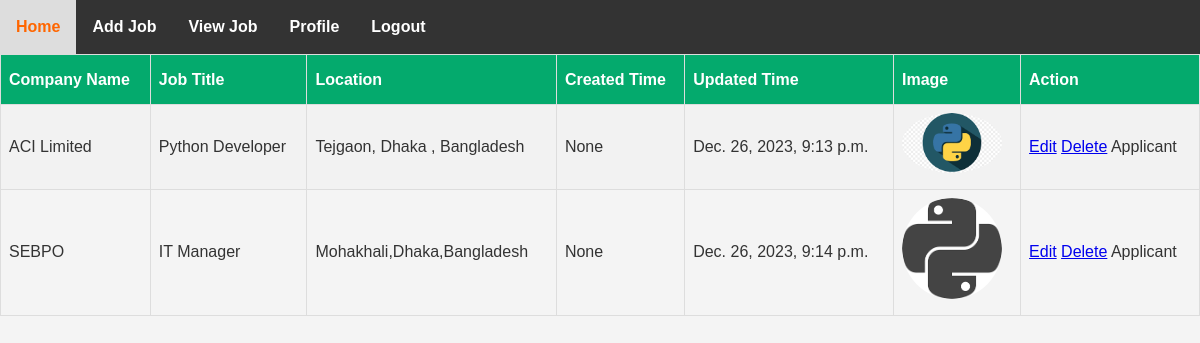
Screenshot of /createdJobByRecruiter/ (signed in) with the database file from the repository.
### myApp/models.py (models this page shows, shortened)
class job_model(models.Model):
    job_title=models.CharField(max_length=100,null=True)
    company_name=models.CharField(max_length=100,null=True)
    location=models.CharField(max_length=100,null=True)
    company_description=models.TextField(null=True)
    job_description=models.TextField(null=True)
    qualifications=models.TextField(null=True)
    deadline=models.CharField(max_length=100,null=True)
    create_at = models.DateTimeField(auto_now_add=True,null=True)
    update_at = models.DateTimeField(auto_now=True,null=True)
    profile_picture=models.ImageField(upload_to='media/profile_pic',null=True)
    job_creator = models.ForeignKey(Custom_User,on_delete=models.CASCADE)

### myProject/views.py (the view)
# urls.py: path('createdJobByRecruiter/',createdJobByRecruiter,name='createdJobByRecruiter'),
def createdJobByRecruiter(request):
    user=request.user
    creator=job_model.objects.filter(job_creator=user)
    context={
        'creator':creator
    }
    return render(request,'createdJob.html',context)

### Template/createdJob.html (shortened to what this page needs)
{% extends "dashboard.html" %}
{% block content %}
<!DOCTYPE html>
<html>
<head>
</head>
<body>
<table id="customers">
  <tr>
    <th>Company Name</th>
    <th>Job Title</th>
    <th>Location</th>
    <th>Created Time</th>
    <th>Updated Time</th>
    <th>Image</th>
    <th>Action</th>
  </tr>
  {% for i in creator %}
  <tr>
    <td>{{i.company_name}}</td>
    <td>{{i.job_title}}</td>
    <td>{{i.location}}</td>
    <td>{{i.create_at}}</td>
    <td>{{i.update_at}}</td>
    <td>{{i.image}}  <img class="profile-picture" src="/{{i.profile_picture}}" alt="My Profile Picture"></td>
    <td>
        <a href='{% url "editPage" i.id %}'>Edit</a>
        <a href='{% url "deletePage" i.id %}'>Delete</a>
        <a>Applicant</a>
    </td>
  </tr>
  {% endfor %}
</table>
</body>
</html>
{% endblock content %}

### Template/dashboard.html (style rules this page uses)
body { font-family: Arial, sans-serif; margin: 0; padding: 0; }
* { margin: 0; padding: 0; box-sizing: border-box; }
body { font-family: Arial, sans-serif; background-color: #f4f4f4; line-height: 1.6; color: #333; }

### Template/createdJob.html (style rules this page uses)
#customers { font-family: Arial, Helvetica, sans-serif; border-collapse: collapse; width: 100%; }
#customers td, #customers th { border: 1px solid #ddd; padding: 8px; }
#customers tr:nth-child(even) { background-color: #f2f2f2; }
#customers th { padding-top: 12px; padding-bottom: 12px; text-align: left; background-color: #04AA6D; color: white; }
#customers td img { max-width: 100px; height: auto; border-radius: 50%; }

### rows the page displays
job_model: company_name "ACI Limited", job_title "Python Developer", location "Tejgaon, Dhaka , Bangladesh", create_at "None", update_at "Dec. 26, 2023, 9:13 p.m.", profile_picture (picture)
job_model: company_name "SEBPO", job_title "IT Manager", location "Mohakhali,Dhaka,Bangladesh", create_at "None", update_at "Dec. 26, 2023, 9:14 p.m.", profile_picture (picture)
